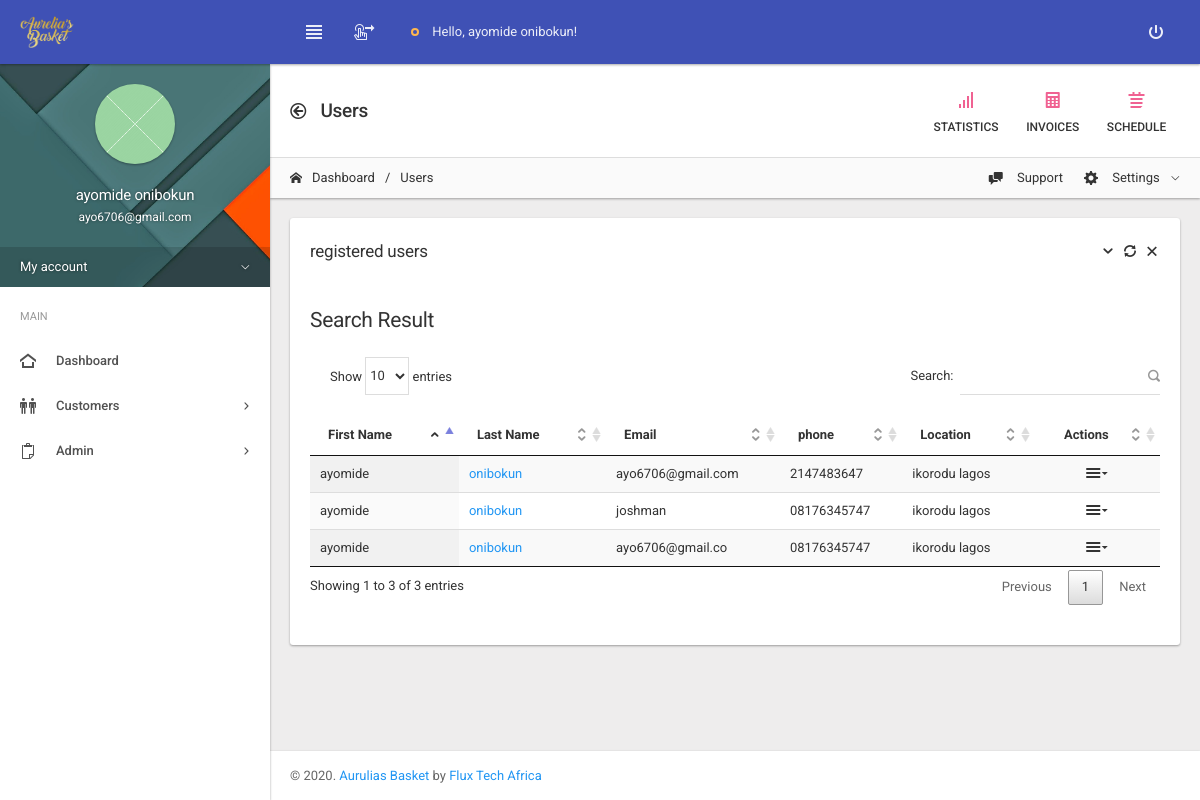
The app's page /admin/view-customers.php (signed in) with its own data.
### tables this page shows
CREATE TABLE `customers` (
  `id` int(11) NOT NULL,
  `firstname` varchar(50) NOT NULL,
  `lastname` varchar(50) NOT NULL,
  `email` varchar(50) NOT NULL,
  `phone` varchar(12) NOT NULL,
  `address` text NOT NULL,
  `password` text NOT NULL
);

### admin/view-customers.php (the view, shortened to what this page needs)
<?php
include "../php/db.php";
?>
<!DOCTYPE html>
<html lang="en">
<head>
	<?php include "link.php"; ?>
</head>
<body>
	<?php include "mainnav.php";?>
	<div class="page-content">
		<?php include "sidebar.php";?>
		<div class="content-wrapper">
			<div class="page-header page-header-light">
				<div class="page-header-content header-elements-md-inline">
					<div class="page-title d-flex">
						<h4><i class="icon-arrow-left52 mr-2"></i> <span class="font-weight-semibold">Users</span></h4>
					</div>
					<div class="header-elements d-none">
						<div class="d-flex justify-content-center">
							<a href="#" class="btn btn-link btn-float font-size-sm font-weight-semibold text-default">
								<i class="icon-bars-alt text-pink-300"></i>
								<span>Statistics</span>
							</a>
							<a href="#" class="btn btn-link btn-float font-size-sm font-weight-semibold text-default">
								<i class="icon-calculator text-pink-300"></i>
								<span>Invoices</span>
							</a>
							<a href="#" class="btn btn-link btn-float font-size-sm font-weight-semibold text-default">
								<i class="icon-calendar5 text-pink-300"></i>
								<span>Schedule</span>
							</a>
						</div>
					</div>
				</div>
				<div class="breadcrumb-line breadcrumb-line-light header-elements-md-inline">
					<div class="d-flex">
						<div class="breadcrumb">
							<a href="dashboard.php" class="breadcrumb-item"><i class="icon-home2 mr-2"></i>Dashboard</a>
							<a href="event-list.php" class="breadcrumb-item">Users</a>
						</div>
					</div>
					<div class="header-elements d-none">
						<div class="breadcrumb justify-content-center">
							<a href="#" class="breadcrumb-elements-item">
								<i class="icon-comment-discussion mr-2"></i>
								Support
							</a>
							<div class="breadcrumb-elements-item dropdown p-0">
								<a href="#" class="breadcrumb-elements-item dropdown-toggle" data-toggle="dropdown">
									<i class="icon-gear mr-2"></i>
									Settings
								</a>
							</div>
						</div>
					</div>
				</div>
			</div>
			<div class="content">
				<div class="card">
					<div class="card-header header-elements-inline">
						<h5 class="card-title">registered users</h5>
						<div class="header-elements">
							<div class="list-icons">
		                		<a class="list-icons-item" data-action="collapse"></a>
		                		<a class="list-icons-item" data-action="reload"></a>
		                		<a class="list-icons-item" data-action="remove"></a>
		                	</div>
	                	</div>
					</div>
					<div class="card-header card-header-primary">
                        <h3 class="card-title ">Search Result</h3>
                    </div>
                    <div class="card-body">
                        <div class="table-responsive">
							<table id="example" class="display" style="width:100%">
								<thead>
									<tr>
										<th>First Name</th>
										<th>Last Name</th>
										<th>Email</th>
										<th>phone</th>
										<th>Location</th>
										<th class="text-center">Actions</th>
									</tr>
								</thead>
								<tbody>
									<?php $ret=mysqli_query($conn,"select * from customers");
									while($row=mysqli_fetch_array($ret))
										{?>
									<tr>
										<td><?php echo $row['firstname'];?></td>
										<td><a href="#"><?php echo $row['lastname'];?></a></td>
										<td><?php echo $row['email'];?></td>
										<td><?php echo $row['phone'];?></td>
										<td><?php echo $row['address'];?></td>
										<td class="text-center">
											<div class="list-icons">
												<div class="dropdown">
													<a href="#" class="list-icons-item" data-toggle="dropdown">
														<i class="icon-menu9"></i>
													</a>
												</div>
											</div>
										</td>
									</tr>
									<?php  } ?>
								</tbody>
							</table>
						</div>
					</div>
				</div>
			</div>
			<?php include "../footer.php";?>
		</div>
	</div>
</body>
</html>

### admin/link.php (shortened to what this page needs)
<link href="../assets/extension/css/icons/icomoon/styles.css" rel="stylesheet" type="text/css">
<link href="../assets/css/bootstrap.min.css" rel="stylesheet" type="text/css">
<link href="../assets/css/bootstrap_limitless.min.css" rel="stylesheet" type="text/css">
<link href="../assets/css/layout.min.css" rel="stylesheet" type="text/css">
<link href="../assets/css/components.min.css" rel="stylesheet" type="text/css">
<link href="../assets/css/colors.min.css" rel="stylesheet" type="text/css">
<link rel="stylesheet" type="text/css" href="../assets/DataTables/datatables.min.css"/>

### admin/mainnav.php (shortened to what this page needs)
<div class="navbar navbar-expand-md navbar-dark bg-indigo navbar-static">
    <div class="navbar-brand">
        <a href="index.html" class="d-inline-block">
            <img src="../assets/extension/images/logo.png" style="height: 32px;" alt="">
        </a>
    </div>
    <div class="collapse navbar-collapse" id="navbar-mobile">
        <ul class="navbar-nav">
            <li class="nav-item">
                <a href="#" class="navbar-nav-link sidebar-control sidebar-main-toggle d-none d-md-block">
                    <i class="icon-paragraph-justify3"></i>
                </a>
            </li>
            <li class="nav-item">
                <a href="#" class="navbar-nav-link sidebar-control sidebar-component-toggle d-none d-md-block">
                    <i class="icon-drag-right"></i>
                </a>
            </li>
        </ul>
        <span class="navbar-text ml-md-3">
            <span class="badge badge-mark border-orange-300 mr-2"></span>
            Hello, <?php echo $_SESSION['fullname'];?>!
        </span>
        <ul class="navbar-nav ml-md-auto">
            <li class="nav-item">
                <a href="logout.php" class="navbar-nav-link">
                    <i class="icon-switch2"></i>
                </a>
            </li>
        </ul>
    </div>
</div>

### admin/sidebar.php (shortened to what this page needs)
<div class="sidebar sidebar-light sidebar-main sidebar-expand-md">
    <div class="sidebar-content">
        <div class="sidebar-user-material">
            <div class="sidebar-user-material-body">
                <div class="card-body text-center">
                    <a href="#">
                        <img src="../assets/extension/images/placeholders/placeholder.jpg" class="img-fluid rounded-circle shadow-1 mb-3" width="80" height="80" alt="">
                    </a>
                    <h6 class="mb-0 text-white text-shadow-dark"><?php echo $_SESSION['fullname'];?></h6>
                    <span class="font-size-sm text-white text-shadow-dark"> <?php echo $_SESSION['adminemail'];?></span>
                </div>
                <div class="sidebar-user-material-footer">
                    <a href="#user-nav" class="d-flex justify-content-between align-items-center text-shadow-dark dropdown-toggle" data-toggle="collapse"><span>My account</span></a>
                </div>
            </div>
        </div>
        <div class="card card-sidebar-mobile">
            <ul class="nav nav-sidebar" data-nav-type="accordion">
                <li class="nav-item-header"><div class="text-uppercase font-size-xs line-height-xs">Main</div> <i class="icon-menu" title="Main"></i></li>
                <li class="nav-item">
                    <a href="dashboard.php" class="nav-link">
                        <i class="icon-home4"></i>
                        <span>
                            Dashboard
                        </span>
                    </a>
                </li>
                <li class="nav-item nav-item-submenu">
                    <a href="#" class="nav-link"><i class="icon-people"></i> <span>Customers</span></a>
                </li>
                <li class="nav-item nav-item-submenu">
                    <a href="#" class="nav-link"><i class="icon-copy"></i> <span>Admin</span></a>
                </li>
            </ul>
        </div>
    </div>
</div>

### footer.php (shortened to what this page needs)
<div class="navbar navbar-expand-lg navbar-light">
    <div class="navbar-collapse collapse" id="navbar-footer">
        <span class="navbar-text">
            &copy; <?php echo date('Y');?>. <a href="#">Aurulias Basket</a> by <a href="#" target="_blank">Flux Tech Africa</a>
        </span>
    </div>
</div>

### records on screen
customers: firstname "ayomide", lastname "onibokun", email "ayo6706@gmail.com", phone "2147483647", address "ikorodu lagos"
customers: firstname "ayomide", lastname "onibokun", email "joshman", phone "08176345747", address "ikorodu lagos"
customers: firstname "ayomide", lastname "onibokun", email "ayo6706@gmail.co", phone "08176345747", address "ikorodu lagos"

### other values on screen
$_SESSION['fullname'] "ayomide onibokun"
$_SESSION['adminemail'] "ayo6706@gmail.com"
